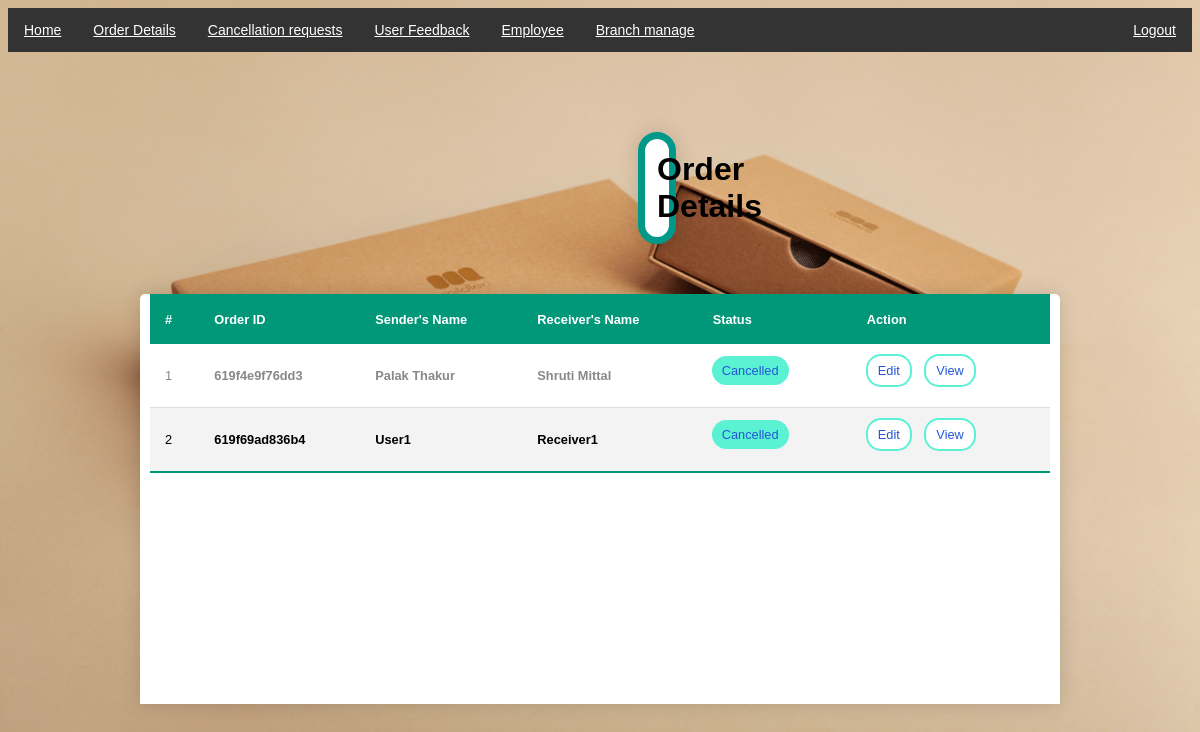
The page /a_order.php on the database its author committed.
### tables this page shows
CREATE TABLE `orders` (
  `id` int(20) NOT NULL,
  `trackingId` varchar(100) NOT NULL,
  `sender_name` varchar(50) NOT NULL,
  `sender_address` varchar(100) NOT NULL,
  `sender_contact` int(20) NOT NULL,
  `recipient_name` varchar(50) NOT NULL,
  `recipient_address` varchar(100) NOT NULL,
  `recipient_contact` int(20) NOT NULL,
  `weight` varchar(100) NOT NULL,
  `price` float NOT NULL,
  `status` varchar(50) NOT NULL DEFAULT '11',
  `date_created` datetime NOT NULL DEFAULT current_timestamp(),
  `email` varchar(50) NOT NULL,
  `payment` varchar(20) NOT NULL DEFAULT 'pending'
);

### a_order.php (the view, shortened to what this page needs)
<?php include "db_conn.php"?>
<!DOCTYPE html>
<html lang="en">
    <head>
    </head>
    <body>
        <ul>
  <li><a href="a_dashboard.php">Home</a></li>
  <li><a href="a_order.php">Order Details</a></li>
    <li><a href="a_cancellation.php">Cancellation requests</a></li>
    <li><a href="userfeedback.php">User Feedback</a></li>
  <li class="dropdown"><a href="javascript:void(0)" class="drop">Employee</a>
    </li>
  <li class="dropdown"><a href="javascript:void(0)" class="drop">Branch manage</a>
    </li>
  <li style="float:right"><a href="logout.php">Logout</a></li>
</ul>
        <h1 class="heading">Order Details</h1>
        <div class="order">
        <table class="content-table">
            <thead>
                <tr>
                    <th>#</th>
                    <th>Order ID</th>
                    <th>Sender's Name</th>
                    <th>Receiver's Name</th>
                    <th>Status</th>
                    <th>Action</th>
                </tr>
            </thead>
            <tbody>
                    <?php
                    $i = 1;
                    $where=" ";
                    $qry = $conn->query("SELECT * from orders $where order by  id asc ");
                    while($row= $qry->fetch_assoc()):
                    ?>
                    <tr>
                        <td class="text-center"><?php echo $i++ ?></td>
                        <td><b><?php echo ($row['trackingId']) ?></b></td>
                        <td><b><?php echo ucwords($row['sender_name']) ?></b></td>
                        <td><b><?php echo ucwords($row['recipient_name']) ?></b></td>
                        <td>
                            <?php
                            switch ($row['status']) {
                                case '10':
                                    echo "<span class='orderStatus'> Cancelled</span>";
                                    break;
                            }
                            ?>
                        </td>
                        <td>
                        <div class="btn">
                        <a href="editOrder.php?DID=<?php echo $row['id'] ?>">Edit</a>
                        <a href="viewOrderDetails.php?DID=<?php echo $row['id']?>">View</a>
                        </div>
                    </td>
                </tr>
                <?php endwhile; ?>
            </tbody>
        </table></div>
    </body>
</html>

### a_order.php (style rules this page uses)
body { background-image: url(pic1.jpg); background-position: center; background-size: cover; font-family: sans-serif; }
ul { font-size: 14px; list-style-type: none; margin: 0; padding: 0; overflow: hidden; background-color: #333; }
li { display: inline; float: left; }
li a { display: block; color: white; text-align: center; padding: 14px 16px; }
h1 { text-align: center; margin-top: 100px; background-color:white; margin: 80px 630px 50px 630px; padding: 12px; border-radius: 25px; border: 7px solid #009889; box-shadow: 0 0 20px rgba(0, 0, 0, 0.15); }
.order { margin: 0px 370px 0px 370px; padding: 10px; background-color: white; border-collapse: collapse; margin-left: auto; margin-right: auto; margin-top: 50px; font-size: 0.8em; border-radius: 5px 5px 0 0; overflow: hidden; box-shadow: 0 0 20px rgba(0, 0, 0, 0.15); width:900px ; overflow-y: auto; height: 400px; padding-top: 0px; }
.order thead tr { position: sticky; top: 0; background-color: #009879; color: white; text-align: left; font-weight: bold; height: 50px; }
table { border-collapse: collapse; width: 100%; }
.order th, .order td { padding: 10px 15px; }
.order tbody tr { border-bottom: 1px solid #dddddd; }
.order tbody tr:nth-of-type(odd) { color: #888888; }
.order tbody tr:nth-of-type(even) { background-color: #f3f3f3; }
.order tbody tr:last-of-type { border-bottom: 2px solid #009879; }
.orderStatus { pointer-events: none; background-color: #5af2d3; border: none; color: #2557D6; padding: 7px 10px; text-align: center; text-decoration: none; display: inline-block; margin-right: 10px; margin-left: -1px; margin-bottom: 10px; border-radius: 20px; }
.btn a { background-color: white ; border:2px solid #5af2d3; color: #2557D6; padding: 7px 10px; text-align: center; text-decoration: none; display: inline-block; margin-right: 10px; margin-left: -1px; margin-bottom: 10px; border-radius: 15px; }

### rows shown on the page
orders: trackingId "619f4e9f76dd3", sender_name "Palak Thakur", recipient_name "Shruti Mittal", status "Cancelled"
orders: trackingId "619f69ad836b4", sender_name "User1", recipient_name "Receiver1", status "Cancelled"
